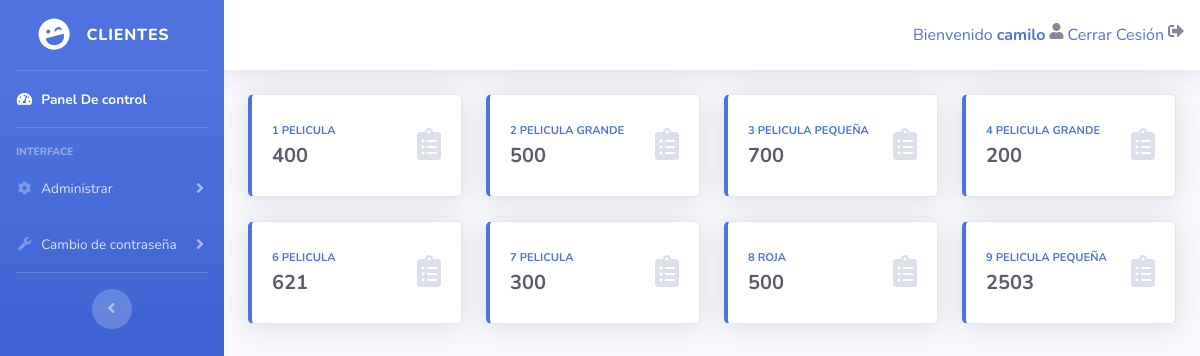
The page /peliculasplasticas/VerProducto.php (signed in) on the database its author committed.
### tables this page shows
CREATE TABLE `fabricacion` (
  `id_fab` int(11) NOT NULL,
  `id_prod` int(11) NOT NULL,
  `cantidad` int(11) NOT NULL,
  `precio` double NOT NULL,
  `fecha` date NOT NULL
);

CREATE TABLE `producto` (
  `id_prod` int(11) NOT NULL,
  `Nombre` varchar(255) NOT NULL,
  `id_materia_prima_1` int(11) NOT NULL,
  `id_materia_prima_2` int(11) NOT NULL,
  `requisito_1` int(11) NOT NULL,
  `requisito_2` int(11) NOT NULL
);

### peliculasplasticas/VerProducto.php (the view, shortened to what this page needs)
<!DOCTYPE html>
<html lang="en">
<head>
  <link href="vendor/fontawesome-free/css/all.min.css" rel="stylesheet" type="text/css">
  <link href="css/sb-admin-2.min.css" rel="stylesheet">
</head>
<body id="page-top">
  <div class="nav-collapse">
    <div id="wrapper">
      <ul class="navbar-nav bg-gradient-primary sidebar sidebar-dark accordion" id="accordionSidebar">
        <a class="sidebar-brand d-flex align-items-center justify-content-center" href="admin.php">
          <div class="sidebar-brand-icon rotate-n-15">
            <i class="fas fa-laugh-wink"></i>
          </div>
          <div class="sidebar-brand-text mx-3">CLIENTES</div>
        </a>
        <hr class="sidebar-divider my-0">
        <li class="nav-item active">
          <a class="nav-link" href="admin.php">
            <i class="fas fa-fw fa-tachometer-alt"></i>
            <span>Panel De control</span></a>
        </li>
        <hr class="sidebar-divider">
        <div class="sidebar-heading">
          Interface
        </div>
        <li class="nav-item">
          <a class="nav-link collapsed" href="admin.php" data-toggle="collapse" data-target="#collapseTwo" aria-expanded="true" aria-controls="collapseTwo">
            <i class="fas fa-fw fa-cog"></i>
            <span>Administrar</span>
          </a>
        </li>
        <li class="nav-item">
          <a class="nav-link collapsed" href="#" data-toggle="collapse" data-target="#collapseUtilities" aria-expanded="true" aria-controls="collapseUtilities">
            <i class="fas fa-fw fa-wrench"></i>
            <span>Cambio de contraseña</span>
          </a>
        </li>
        <hr class="sidebar-divider d-none d-md-block">
        <div class="text-center d-none d-md-inline">
          <button class="rounded-circle border-0" id="sidebarToggle"></button>
        </div>
      </ul>
      <div id="content-wrapper" class="d-flex flex-column">
        <div id="content">
          <nav class="navbar navbar-expand navbar-light bg-white topbar mb-4 static-top shadow">
            <ul class="navbar-nav ml-auto">
              <ul class="nav pull-right">
                <li class="nav-item dropdown no-arrow mx-1"><a href="">Bienvenido <strong><?php echo $_SESSION['user']; ?> </strong> </a></li>
                <i class="fas fa-user"></i>
                <li class="nav-item dropdown no-arrow mx-1"><a href="desconectar.php"> Cerrar Cesión </a></li>
                <i class="fas fa-sign-out-alt"></i>
              </ul>
            </ul>
          </nav>
          <div class="container-fluid">
            <div class="row">
              <?php if (!$_GET) : ?>
                <?php
                  $conexion = new PDO("mysql: host=127.0.0.1; dbname=peliculas; charset=utf8", "root", "");
                  $peticion2 = "SELECT `fabricacion`.`id_fab`,`producto`.`nombre`,`fabricacion`.`cantidad`,`fabricacion`.`fecha` FROM  `producto`, `fabricacion` where `producto`.`id_prod` = `fabricacion`.`id_prod`";
                  if ($resultados2 = $conexion->query($peticion2)) {
                    while ($fila2 = $resultados2->fetch(PDO::FETCH_ASSOC)) {
                      $id = $fila2["id_fab"];
                      $id_prod = $fila2["nombre"];
                      $cantidad = $fila2["cantidad"];
                      echo "
                      <div class='col-xl-3 col-md-6 mb-4'>
                      <div class='card border-left-primary shadow h-100 py-2'>
                      <div class='card-body'>
                      <div class='row no-gutters align-items-center'>
                      <div class='col mr-2'>
                        <div class='text-xs font-weight-bold text-primary text-uppercase mb-1'>$id $id_prod</div>
                        <div class='h5 mb-0 font-weight-bold text-gray-800'>$cantidad</div>
                      </div>
                      <div class='col-auto'>
                      <a href='VerProducto.php?id=$id'>
                      <i class='fas fa-clipboard-list fa-2x text-gray-300'> </i>
                      </a>
                      </div>
                      </div>
                      </div>
                      </div>
                      </div>
                      ";
                    }
                  }
                  ?>
              <?php endif ?>
            </div>
          </div>
        </div>
      </div>
    </div>
  </div>
</body>
</html>

### rows shown on the page
fabricacion: id_fab "1", id_prod.Nombre "PELICULA", cantidad "400"
fabricacion: id_fab "2", id_prod.Nombre "PELICULA GRANDE", cantidad "500"
fabricacion: id_fab "3", id_prod.Nombre "PELICULA PEQUEÑA", cantidad "700"
fabricacion: id_fab "4", id_prod.Nombre "PELICULA GRANDE", cantidad "200"
fabricacion: id_fab "6", id_prod.Nombre "PELICULA", cantidad "621"
fabricacion: id_fab "7", id_prod.Nombre "PELICULA", cantidad "300"
fabricacion: id_fab "8", id_prod.Nombre "ROJA", cantidad "500"
fabricacion: id_fab "9", id_prod.Nombre "PELICULA PEQUEÑA", cantidad "2503"

### other values the page prints
$_SESSION['user'] "camilo"
